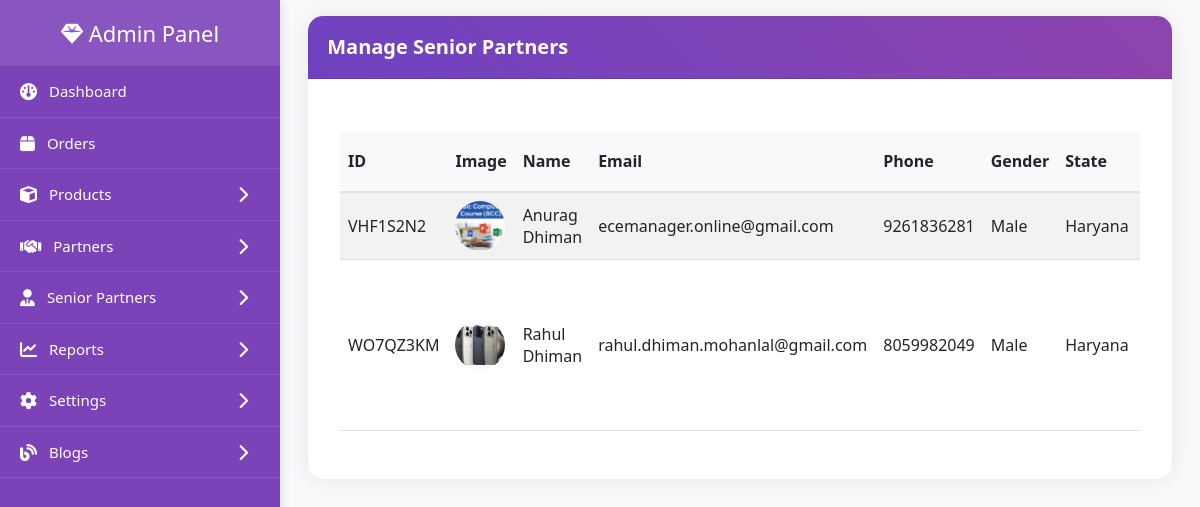
Page /admin/senior-partner/manage-senior-partners.php on the committed database.
### tables this page shows
CREATE TABLE IF NOT EXISTS `senior_partners` (
  `id` int NOT NULL AUTO_INCREMENT,
  `partner_id` varchar(8) NOT NULL,
  `name` varchar(255) NOT NULL,
  `email` varchar(191) NOT NULL,
  `phone` varchar(20) DEFAULT NULL,
  `image` varchar(255) DEFAULT NULL,
  `gender` enum('Male','Female','Other') DEFAULT NULL,
  `state` varchar(255) DEFAULT NULL,
  `district` varchar(255) DEFAULT NULL,
  `full_address` text,
  `password` varchar(255) NOT NULL,
  `created_at` timestamp NULL DEFAULT CURRENT_TIMESTAMP,
  `updated_at` timestamp NULL DEFAULT CURRENT_TIMESTAMP ON UPDATE CURRENT_TIMESTAMP,
  `earning` decimal(10,2) DEFAULT '0.00',
  `total_earnings` decimal(10,2) DEFAULT '0.00',
  PRIMARY KEY (`id`),
  UNIQUE KEY `partner_id` (`partner_id`),
  UNIQUE KEY `email` (`email`)
);

### admin/senior-partner/manage-senior-partners.php (the view, shortened to what this page needs)
<?php
$database = new Database();
$db = $database->getConnection();
try {
    $stmt = $db->prepare("SELECT * FROM senior_partners ORDER BY created_at DESC");
    $stmt->execute();
    $senior_partners = $stmt->fetchAll(PDO::FETCH_ASSOC);
} catch (PDOException $e) {
    $error_message = "Database error: " . $e->getMessage();
    $senior_partners = [];
}
include '../sidebar.php';
?>
<!DOCTYPE html>
<html lang="en">
<head>
    <link href="https://cdn.jsdelivr.net/npm/bootstrap@5.1.3/dist/css/bootstrap.min.css" rel="stylesheet">
    <link href="https://cdn.jsdelivr.net/npm/bootstrap-icons@1.7.2/font/bootstrap-icons.css" rel="stylesheet">
    <link href="../assets/css/admin-style.css" rel="stylesheet">
</head>
<body>
<div class="main-content">
    <div class="container-fluid">
        <div class="row">
            <div class="col-12">
                <div class="card">
                    <div class="card-header">
                        <h5>Manage Senior Partners</h5>
                    </div>
                    <div class="card-body">
                        <div class="table-responsive">
                            <table class="table table-striped table-hover">
                                <thead>
                                    <tr>
                                        <th>ID</th>
                                        <th>Image</th>
                                        <th>Name</th>
                                        <th>Email</th>
                                        <th>Phone</th>
                                        <th>Gender</th>
                                        <th>State</th>
                                        <th>District</th>
                                    </tr>
                                </thead>
                                <tbody>
                                    <?php if (count($senior_partners) > 0): ?>
                                        <?php foreach ($senior_partners as $partner): ?>
                                            <tr>
                                                <td><?php echo htmlspecialchars($partner['partner_id']); ?></td>
                                                <td>
                                                    <?php if ($partner['image']): ?>
                                                        <img src="../../<?php echo htmlspecialchars($partner['image']); ?>" alt="Partner Image" class="senior-partner-image">
                                                    <?php else: ?>
                                                        <img src="../../images/default-user.png" alt="Default Image" class="senior-partner-image">
                                                    <?php endif; ?>
                                                </td>
                                                <td><?php echo htmlspecialchars($partner['name']); ?></td>
                                                <td><?php echo htmlspecialchars($partner['email']); ?></td>
                                                <td><?php echo htmlspecialchars($partner['phone']); ?></td>
                                                <td><?php echo htmlspecialchars($partner['gender']); ?></td>
                                                <td><?php echo htmlspecialchars($partner['state']); ?></td>
                                                <td><?php echo htmlspecialchars($partner['district']); ?></td>
                                            </tr>
                                        <?php endforeach; ?>
                                    <?php else: ?>
                                        <tr>
                                            <td colspan="11" class="text-center">No senior partners found.</td>
                                        </tr>
                                    <?php endif; ?>
                                </tbody>
                            </table>
                        </div>
                    </div>
                </div>
            </div>
        </div>
    </div>
</div>
</body>
</html>

### admin/assets/css/admin-style.css (style rules this page uses)
:root { --primary-color: #ffffff; --secondary-color: #7c43b9; --text-color: #000000; --gray-light: #f8f9fa; --gray-medium: #6c757d; --transition-speed: 0.3s; --sidebar-width: 280px; --sidebar-collapsed-width: 70px; }
.main-content { margin-left: var(--sidebar-width); padding: 1rem; transition: all var(--transition-speed); background-color: var(--gray-light); min-height: 100vh; }

### admin/sidebar.php (style rules this page uses)
body { margin: 0; font-family: "Poppins", sans-serif; }

### admin/senior-partner/manage-senior-partners.php (style rules this page uses)
.card { border: none; box-shadow: 0 0 20px rgba(0,0,0,0.08); border-radius: 15px; }
.card-header { border-radius: 15px 15px 0 0 !important; background: linear-gradient(45deg, #6f42c1, #8e44ad) !important; padding: 1.2rem; }
.card-header h5 { color: white !important; font-weight: 600; margin: 0; }
.card-body { padding: 2rem; }
.table-responsive { margin-top: 20px; }
.table th, .table td { vertical-align: middle; }
.table thead th { background-color: #f8f9fa; border-bottom: 2px solid #dee2e6; }
.senior-partner-image { width: 50px; height: 50px; border-radius: 50%; object-fit: cover; }

### rows in the picture
senior_partners: partner "VHF1S2N2", image (picture), name "Anurag Dhiman", email "ecemanager.online@gmail.com", phone "9261836281", gender "Male", state "Haryana"
senior_partners: partner "WO7QZ3KM", image (picture), name "Rahul Dhiman", email "rahul.dhiman.mohanlal@gmail.com", phone "8059982049", gender "Male", state "Haryana"
